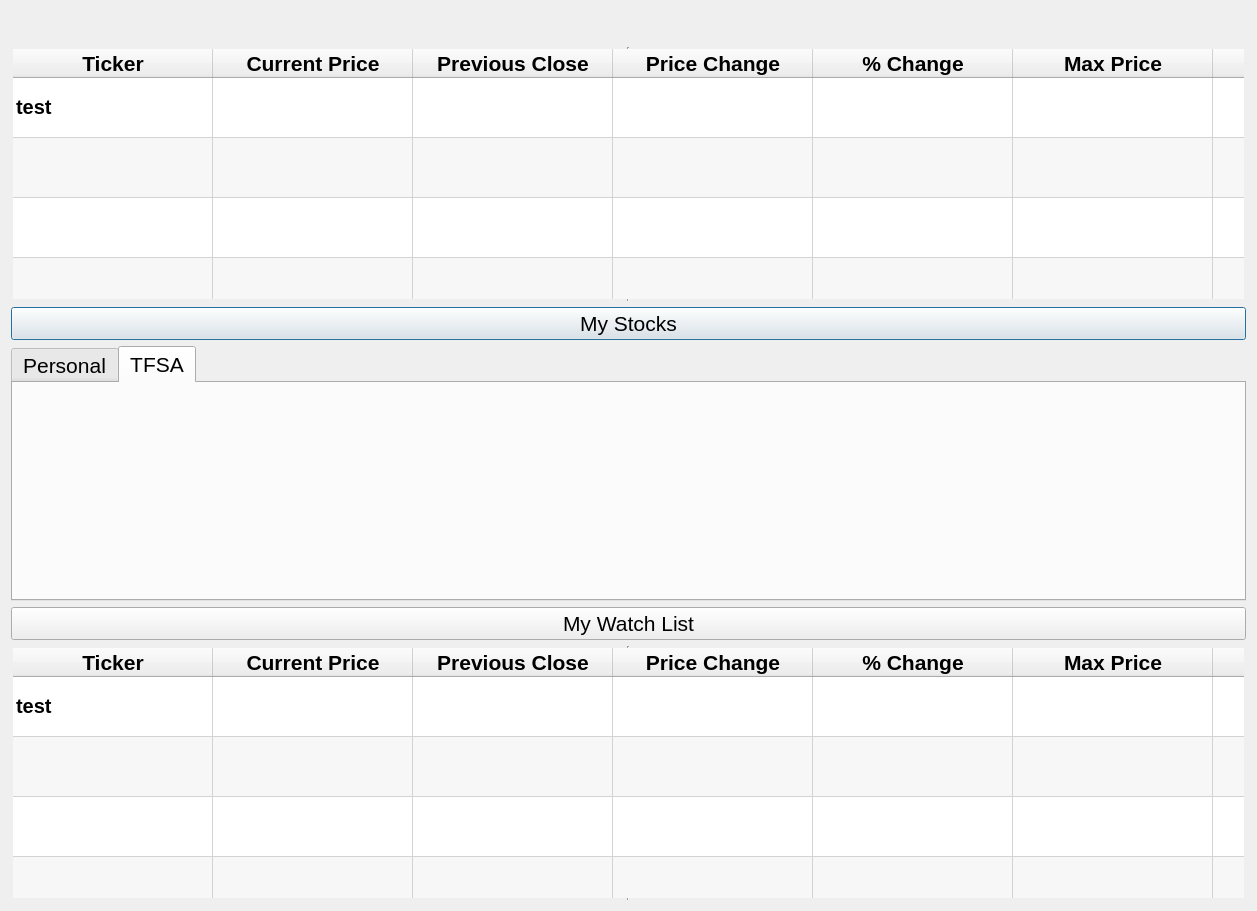
<?xml version="1.0" encoding="UTF-8"?>
<ui version="4.0">
 <class>Dialog</class>
 <widget class="QDialog" name="Dialog">
  <property name="windowModality">
   <enum>Qt::ApplicationModal</enum>
  </property>
  <property name="geometry">
   <rect>
    <x>0</x>
    <y>0</y>
    <width>1257</width>
    <height>911</height>
   </rect>
  </property>
  <property name="sizePolicy">
   <sizepolicy hsizetype="Expanding" vsizetype="Expanding">
    <horstretch>0</horstretch>
    <verstretch>0</verstretch>
   </sizepolicy>
  </property>
  <property name="font">
   <font>
    <pointsize>16</pointsize>
   </font>
  </property>
  <property name="windowTitle">
   <string>Dialog</string>
  </property>
  <layout class="QVBoxLayout" name="verticalLayout_2">
   <item>
    <layout class="QVBoxLayout" name="verticalLayout">
     <item>
      <widget class="QFrame" name="frame">
       <property name="sizePolicy">
        <sizepolicy hsizetype="Preferred" vsizetype="Fixed">
         <horstretch>0</horstretch>
         <verstretch>0</verstretch>
        </sizepolicy>
       </property>
       <property name="maximumSize">
        <size>
         <width>16777215</width>
         <height>100</height>
        </size>
       </property>
       <property name="frameShape">
        <enum>QFrame::StyledPanel</enum>
       </property>
       <property name="frameShadow">
        <enum>QFrame::Raised</enum>
       </property>
      </widget>
     </item>
     <item>
      <layout class="QVBoxLayout" name="stockChartLayout">
       <property name="sizeConstraint">
        <enum>QLayout::SetMinimumSize</enum>
       </property>
       <item>
        <layout class="QHBoxLayout" name="horizontalLayout_4">
         <property name="sizeConstraint">
          <enum>QLayout::SetDefaultConstraint</enum>
         </property>
         <item>
          <widget class="QLabel" name="label_32">
           <property name="maximumSize">
            <size>
             <width>1000</width>
             <height>100</height>
            </size>
           </property>
           <property name="text">
            <string/>
           </property>
           <property name="pixmap">
            <pixmap>../images/Wealthsimple-review.png</pixmap>
           </property>
          </widget>
         </item>
         <item>
          <spacer name="horizontalSpacer">
           <property name="orientation">
            <enum>Qt::Horizontal</enum>
           </property>
           <property name="sizeHint" stdset="0">
            <size>
             <width>40</width>
             <height>20</height>
            </size>
           </property>
          </spacer>
         </item>
        </layout>
       </item>
       <item>
        <widget class="QTableWidget" name="mystockTable">
         <property name="enabled">
          <bool>true</bool>
         </property>
         <property name="sizePolicy">
          <sizepolicy hsizetype="Expanding" vsizetype="Expanding">
           <horstretch>0</horstretch>
           <verstretch>0</verstretch>
          </sizepolicy>
         </property>
         <property name="minimumSize">
          <size>
           <width>0</width>
           <height>0</height>
          </size>
         </property>
         <property name="maximumSize">
          <size>
           <width>16777215</width>
           <height>16777215</height>
          </size>
         </property>
         <property name="font">
          <font>
           <pointsize>15</pointsize>
           <weight>75</weight>
           <bold>true</bold>
          </font>
         </property>
         <property name="styleSheet">
          <string notr="true">gridline-color: lightgrey;
</string>
         </property>
         <property name="frameShape">
          <enum>QFrame::VLine</enum>
         </property>
         <property name="frameShadow">
          <enum>QFrame::Sunken</enum>
         </property>
         <property name="verticalScrollBarPolicy">
          <enum>Qt::ScrollBarAlwaysOff</enum>
         </property>
         <property name="horizontalScrollBarPolicy">
          <enum>Qt::ScrollBarAlwaysOff</enum>
         </property>
         <property name="editTriggers">
          <set>QAbstractItemView::NoEditTriggers</set>
         </property>
         <property name="alternatingRowColors">
          <bool>true</bool>
         </property>
         <property name="showGrid">
          <bool>true</bool>
         </property>
         <property name="gridStyle">
          <enum>Qt::SolidLine</enum>
         </property>
         <property name="sortingEnabled">
          <bool>true</bool>
         </property>
         <property name="wordWrap">
          <bool>false</bool>
         </property>
         <property name="cornerButtonEnabled">
          <bool>true</bool>
         </property>
         <attribute name="horizontalHeaderVisible">
          <bool>true</bool>
         </attribute>
         <attribute name="horizontalHeaderCascadingSectionResizes">
          <bool>true</bool>
         </attribute>
         <attribute name="horizontalHeaderMinimumSectionSize">
          <number>60</number>
         </attribute>
         <attribute name="horizontalHeaderDefaultSectionSize">
          <number>200</number>
         </attribute>
         <attribute name="horizontalHeaderStretchLastSection">
          <bool>true</bool>
         </attribute>
         <attribute name="verticalHeaderVisible">
          <bool>false</bool>
         </attribute>
         <attribute name="verticalHeaderCascadingSectionResizes">
          <bool>false</bool>
         </attribute>
         <attribute name="verticalHeaderMinimumSectionSize">
          <number>60</number>
         </attribute>
         <attribute name="verticalHeaderDefaultSectionSize">
          <number>60</number>
         </attribute>
         <attribute name="verticalHeaderStretchLastSection">
          <bool>true</bool>
         </attribute>
         <row>
          <property name="text">
           <string>New Row</string>
          </property>
         </row>
         <row>
          <property name="text">
           <string>New Row</string>
          </property>
         </row>
         <row>
          <property name="text">
           <string>New Row</string>
          </property>
         </row>
         <row>
          <property name="text">
           <string>New Row</string>
          </property>
         </row>
         <row>
          <property name="text">
           <string>New Row</string>
          </property>
         </row>
         <row>
          <property name="text">
           <string>New Row</string>
          </property>
         </row>
         <row>
          <property name="text">
           <string>New Row</string>
          </property>
         </row>
         <row>
          <property name="text">
           <string>New Row</string>
          </property>
         </row>
         <row>
          <property name="text">
           <string>New Row</string>
          </property>
         </row>
         <column>
          <property name="text">
           <string>Ticker</string>
          </property>
          <property name="font">
           <font>
            <pointsize>16</pointsize>
            <weight>75</weight>
            <bold>true</bold>
           </font>
          </property>
         </column>
         <column>
          <property name="text">
           <string>Current Price</string>
          </property>
          <property name="font">
           <font>
            <pointsize>16</pointsize>
            <weight>75</weight>
            <bold>true</bold>
           </font>
          </property>
         </column>
         <column>
          <property name="text">
           <string>Previous Close</string>
          </property>
          <property name="font">
           <font>
            <pointsize>16</pointsize>
            <weight>75</weight>
            <bold>true</bold>
           </font>
          </property>
         </column>
         <column>
          <property name="text">
           <string>Price Change</string>
          </property>
          <property name="font">
           <font>
            <pointsize>16</pointsize>
            <weight>75</weight>
            <bold>true</bold>
           </font>
          </property>
         </column>
         <column>
          <property name="text">
           <string>% Change</string>
          </property>
          <property name="font">
           <font>
            <pointsize>16</pointsize>
            <weight>75</weight>
            <bold>true</bold>
           </font>
          </property>
         </column>
         <column>
          <property name="text">
           <string>Max Price</string>
          </property>
          <property name="font">
           <font>
            <pointsize>16</pointsize>
            <weight>75</weight>
            <bold>true</bold>
           </font>
          </property>
         </column>
         <column>
          <property name="text">
           <string>Low Price</string>
          </property>
          <property name="font">
           <font>
            <pointsize>16</pointsize>
            <weight>75</weight>
            <bold>true</bold>
           </font>
          </property>
         </column>
         <column>
          <property name="text">
           <string>Holdings</string>
          </property>
          <property name="font">
           <font>
            <family>Segoe UI</family>
            <pointsize>16</pointsize>
            <weight>75</weight>
            <bold>true</bold>
           </font>
          </property>
         </column>
         <item row="0" column="0">
          <property name="text">
           <string>test</string>
          </property>
         </item>
        </widget>
       </item>
       <item>
        <widget class="QPushButton" name="stocklistButton">
         <property name="text">
          <string>My Stocks</string>
         </property>
        </widget>
       </item>
       <item>
        <widget class="QTabWidget" name="accountTabs">
         <property name="enabled">
          <bool>true</bool>
         </property>
         <property name="sizePolicy">
          <sizepolicy hsizetype="Expanding" vsizetype="Expanding">
           <horstretch>0</horstretch>
           <verstretch>0</verstretch>
          </sizepolicy>
         </property>
         <property name="tabShape">
          <enum>QTabWidget::Rounded</enum>
         </property>
         <property name="currentIndex">
          <number>1</number>
         </property>
         <widget class="QWidget" name="tab">
          <attribute name="title">
           <string>Personal</string>
          </attribute>
         </widget>
         <widget class="QWidget" name="tab_2">
          <attribute name="title">
           <string>TFSA</string>
          </attribute>
         </widget>
        </widget>
       </item>
       <item>
        <widget class="QPushButton" name="watchlistButton">
         <property name="text">
          <string>My Watch List</string>
         </property>
        </widget>
       </item>
       <item>
        <widget class="QTableWidget" name="watchlistTable">
         <property name="minimumSize">
          <size>
           <width>0</width>
           <height>0</height>
          </size>
         </property>
         <property name="maximumSize">
          <size>
           <width>16777215</width>
           <height>16777215</height>
          </size>
         </property>
         <property name="font">
          <font>
           <pointsize>15</pointsize>
           <weight>75</weight>
           <bold>true</bold>
          </font>
         </property>
         <property name="styleSheet">
          <string notr="true">gridline-color: lightgrey;
</string>
         </property>
         <property name="frameShape">
          <enum>QFrame::VLine</enum>
         </property>
         <property name="verticalScrollBarPolicy">
          <enum>Qt::ScrollBarAlwaysOff</enum>
         </property>
         <property name="horizontalScrollBarPolicy">
          <enum>Qt::ScrollBarAlwaysOff</enum>
         </property>
         <property name="editTriggers">
          <set>QAbstractItemView::NoEditTriggers</set>
         </property>
         <property name="alternatingRowColors">
          <bool>true</bool>
         </property>
         <attribute name="horizontalHeaderVisible">
          <bool>true</bool>
         </attribute>
         <attribute name="horizontalHeaderCascadingSectionResizes">
          <bool>true</bool>
         </attribute>
         <attribute name="horizontalHeaderMinimumSectionSize">
          <number>60</number>
         </attribute>
         <attribute name="horizontalHeaderDefaultSectionSize">
          <number>200</number>
         </attribute>
         <attribute name="horizontalHeaderStretchLastSection">
          <bool>true</bool>
         </attribute>
         <attribute name="verticalHeaderVisible">
          <bool>false</bool>
         </attribute>
         <attribute name="verticalHeaderCascadingSectionResizes">
          <bool>true</bool>
         </attribute>
         <attribute name="verticalHeaderMinimumSectionSize">
          <number>60</number>
         </attribute>
         <attribute name="verticalHeaderDefaultSectionSize">
          <number>60</number>
         </attribute>
         <attribute name="verticalHeaderStretchLastSection">
          <bool>true</bool>
         </attribute>
         <row>
          <property name="text">
           <string>New Row</string>
          </property>
         </row>
         <row>
          <property name="text">
           <string>New Row</string>
          </property>
         </row>
         <row>
          <property name="text">
           <string>New Row</string>
          </property>
         </row>
         <row>
          <property name="text">
           <string>New Row</string>
          </property>
         </row>
         <row>
          <property name="text">
           <string>New Row</string>
          </property>
         </row>
         <row>
          <property name="text">
           <string>New Row</string>
          </property>
         </row>
         <row>
          <property name="text">
           <string>New Row</string>
          </property>
         </row>
         <row>
          <property name="text">
           <string>New Row</string>
          </property>
         </row>
         <row>
          <property name="text">
           <string>New Row</string>
          </property>
         </row>
         <column>
          <property name="text">
           <string>Ticker</string>
          </property>
          <property name="font">
           <font>
            <pointsize>16</pointsize>
            <weight>75</weight>
            <bold>true</bold>
           </font>
          </property>
         </column>
         <column>
          <property name="text">
           <string>Current Price</string>
          </property>
          <property name="font">
           <font>
            <pointsize>16</pointsize>
            <weight>75</weight>
            <bold>true</bold>
           </font>
          </property>
         </column>
         <column>
          <property name="text">
           <string>Previous Close</string>
          </property>
          <property name="font">
           <font>
            <pointsize>16</pointsize>
            <weight>75</weight>
            <bold>true</bold>
           </font>
          </property>
         </column>
         <column>
          <property name="text">
           <string>Price Change</string>
          </property>
          <property name="font">
           <font>
            <pointsize>16</pointsize>
            <weight>75</weight>
            <bold>true</bold>
           </font>
          </property>
         </column>
         <column>
          <property name="text">
           <string>% Change</string>
          </property>
          <property name="font">
           <font>
            <pointsize>16</pointsize>
            <weight>75</weight>
            <bold>true</bold>
           </font>
          </property>
         </column>
         <column>
          <property name="text">
           <string>Max Price</string>
          </property>
          <property name="font">
           <font>
            <pointsize>16</pointsize>
            <weight>75</weight>
            <bold>true</bold>
           </font>
          </property>
         </column>
         <column>
          <property name="text">
           <string>Low Price</string>
          </property>
          <property name="font">
           <font>
            <pointsize>16</pointsize>
            <weight>75</weight>
            <bold>true</bold>
           </font>
          </property>
         </column>
         <item row="0" column="0">
          <property name="text">
           <string>test</string>
          </property>
         </item>
        </widget>
       </item>
      </layout>
     </item>
    </layout>
   </item>
  </layout>
 </widget>
 <resources/>
 <connections/>
</ui>
